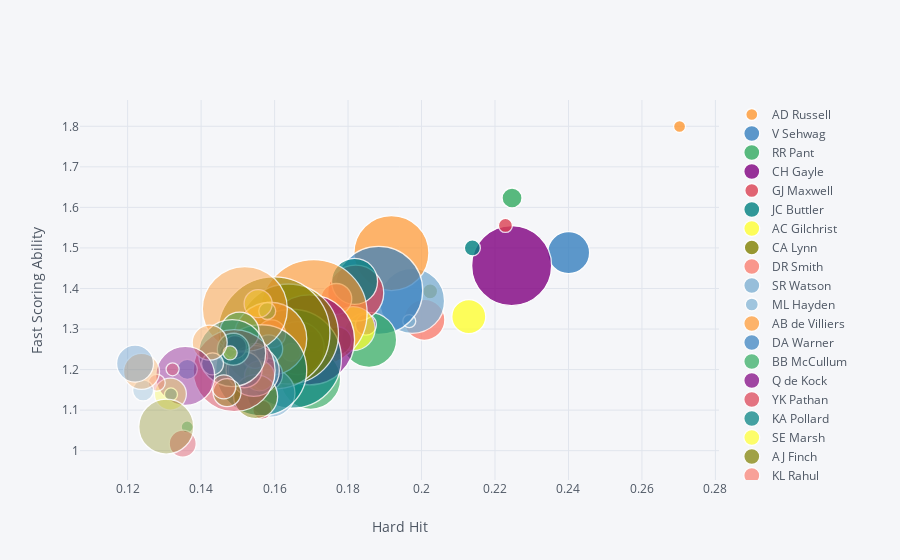

Notebook code cell kept with this figure:
### Code cell
hh = hard_hit(ball_data.copy())
fs = fast_scoring(ball_data.copy())
hh_100 = hh[hh['Number of Balls Faced']>800]
fs_100 = fs[fs['Number of Balls Faced']>800]
out = pd.merge(hh_100, fs_100, how='inner', on=['batsman','Number of Balls Faced'])

out.iplot(kind='bubble', x='Hard Hit', y='Fast Scoring', categories='batsman', size='Number of Balls Faced', text='batsman',
          xTitle='Hard Hit', yTitle='Fast Scoring Ability', filename='cufflinks/simple-bubble-chart')

### Figure 1 — Plotly figure (JSON) as saved in the notebook; plotly's stock layout.template omitted (floating-point values rounded to 4 significant figures)
{"data": [{"marker": {"color": "rgba(255, 153, 51, 1.0)", "line": {"width": 1.3}, "opacity": 0.8, "size": [12], "symbol": "circle"}, "mode": "markers", "name": "AD Russell", "text": ["AD Russell"], "textfont": {"color": "#4D5663"}, "type": "scatter", "uid": "1c297846-d3df-4f64-98de-58111cccfb6d", "x": [0.2702], "y": [1.8]}, {"marker": {"color": "rgba(55, 128, 191, 1.0)", "line": {"width": 1.3}, "opacity": 0.8, "size": [42], "symbol": "circle"}, "mode": "markers", "name": "V Sehwag", "text": ["V Sehwag"], "textfont": {"color": "#4D5663"}, "type": "scatter", "uid": "7dca1beb-1804-41de-b199-d4967d4b4077", "x": [0.24], "y": [1.488]}, {"marker": {"color": "rgba(50, 171, 96, 1.0)", "line": {"width": 1.3}, "opacity": 0.8, "size": [20], "symbol": "circle"}, "mode": "markers", "name": "RR Pant", "text": ["RR Pant"], "textfont": {"color": "#4D5663"}, "type": "scatter", "uid": "0a80822d-a020-4800-84d2-1735dbaca3e4", "x": [0.2246], "y": [1.623]}, {"marker": {"color": "rgba(128, 0, 128, 1.0)", "line": {"width": 1.3}, "opacity": 0.8, "size": [80], "symbol": "circle"}, "mode": "markers", "name": "CH Gayle", "text": ["CH Gayle"], "textfont": {"color": "#4D5663"}, "type": "scatter", "uid": "49ec8ee0-7831-421d-8276-91fec82220b4", "x": [0.2245], "y": [1.456]}, {"marker": {"color": "rgba(219, 64, 82, 1.0)", "line": {"width": 1.3}, "opacity": 0.8, "size": [14], "symbol": "circle"}, "mode": "markers", "name": "GJ Maxwell", "text": ["GJ Maxwell"], "textfont": {"color": "#4D5663"}, "type": "scatter", "uid": "8dce550b-ecb4-458c-bc1a-789a22aef54d", "x": [0.2228], "y": [1.555]}, {"marker": {"color": "rgba(0, 128, 128, 1.0)", "line": {"width": 1.3}, "opacity": 0.8, "size": [16], "symbol": "circle"}, "mode": "markers", "name": "JC Buttler", "text": ["JC Buttler"], "textfont": {"color": "#4D5663"}, "type": "scatter", "uid": "0cfe93fd-75cc-4456-9dc7-21377db0a6ea", "x": [0.2138], "y": [1.5]}, {"marker": {"color": "rgba(255, 255, 51, 1.0)", "line": {"width": 1.3}, "opacity": 0.8, "size": [34], "symbol": "circle"}, "mode": "markers", "name": "AC Gilchrist", "text": ["AC Gilchrist"], "textfont": {"color": "#4D5663"}, "type": "scatter", "uid": "a9874fce-566f-43ef-8bd5-a0362943e547", "x": [0.2129], "y": [1.331]}, {"marker": {"color": "rgba(128, 128, 0, 1.0)", "line": {"width": 1.3}, "opacity": 0.8, "size": [15], "symbol": "circle"}, "mode": "markers", "name": "CA Lynn", "text": ["CA Lynn"], "textfont": {"color": "#4D5663"}, "type": "scatter", "uid": "d635a5cf-bb81-40aa-933a-2458785af16a", "x": [0.2023], "y": [1.393]}, {"marker": {"color": "rgba(251, 128, 114, 1.0)", "line": {"width": 1.3}, "opacity": 0.8, "size": [41], "symbol": "circle"}, "mode": "markers", "name": "DR Smith", "text": ["DR Smith"], "textfont": {"color": "#4D5663"}, "type": "scatter", "uid": "260dd1d5-d198-473d-8c8e-693c42ed481f", "x": [0.2008], "y": [1.323]}, {"marker": {"color": "rgba(128, 177, 211, 1.0)", "line": {"width": 1.3}, "opacity": 0.8, "size": [65], "symbol": "circle"}, "mode": "markers", "name": "SR Watson", "text": ["SR Watson"], "textfont": {"color": "#4D5663"}, "type": "scatter", "uid": "9e48d6d6-849d-4bc0-bcd1-d9bbfa6c56ab", "x": [0.1974], "y": [1.369]}, {"marker": {"color": "rgba(128, 177, 211, 0.8999999999999999)", "line": {"width": 1.3}, "opacity": 0.8, "size": [13], "symbol": "circle"}, "mode": "markers", "name": "ML Hayden", "text": ["ML Hayden"], "textfont": {"color": "#4D5663"}, "type": "scatter", "uid": "528534d7-5cb6-4a2e-a6a8-4720ed383d5a", "x": [0.1967], "y": [1.319]}, {"marker": {"color": "rgba(255, 153, 51, 0.8999999999999999)", "line": {"width": 1.3}, "opacity": 0.8, "size": [75], "symbol": "circle"}, "mode": "markers", "name": "AB de Villiers", "text": ["AB de Villiers"], "textfont": {"color": "#4D5663"}, "type": "scatter", "uid": "7c2ee54e-89d2-4273-a43f-3d1848f8596e", "x": [0.1918], "y": [1.487]}, {"marker": {"color": "rgba(55, 128, 191, 0.8999999999999999)", "line": {"width": 1.3}, "opacity": 0.8, "size": [88], "symbol": "circle"}, "mode": "markers", "name": "DA Warner", "text": ["DA Warner"], "textfont": {"color": "#4D5663"}, "type": "scatter", "uid": "d5dcc527-81eb-438f-832e-c7ada0b9a870", "x": [0.1883], "y": [1.395]}, {"marker": {"color": "rgba(50, 171, 96, 0.8999999999999999)", "line": {"width": 1.3}, "opacity": 0.8, "size": [55], "symbol": "circle"}, "mode": "markers", "name": "BB McCullum", "text": ["BB McCullum"], "textfont": {"color": "#4D5663"}, "type": "scatter", "uid": "552a0962-28cc-4de4-8361-2849182a5b24", "x": [0.1857], "y": [1.273]}, {"marker": {"color": "rgba(128, 0, 128, 0.8999999999999999)", "line": {"width": 1.3}, "opacity": 0.8, "size": [21], "symbol": "circle"}, "mode": "markers", "name": "Q de Kock", "text": ["Q de Kock"], "textfont": {"color": "#4D5663"}, "type": "scatter", "uid": "4473d9c9-8fd5-4aa0-acb4-25ad6c618d56", "x": [0.1849], "y": [1.311]}, {"marker": {"color": "rgba(219, 64, 82, 0.8999999999999999)", "line": {"width": 1.3}, "opacity": 0.8, "size": [56], "symbol": "circle"}, "mode": "markers", "name": "YK Pathan", "text": ["YK Pathan"], "textfont": {"color": "#4D5663"}, "type": "scatter", "uid": "1f092f81-d7ad-4d4e-b1ae-dd45db03a949", "x": [0.1821], "y": [1.389]}, {"marker": {"color": "rgba(0, 128, 128, 0.8999999999999999)", "line": {"width": 1.3}, "opacity": 0.8, "size": [46], "symbol": "circle"}, "mode": "markers", "name": "KA Pollard", "text": ["KA Pollard"], "textfont": {"color": "#4D5663"}, "type": "scatter", "uid": "05e09fc0-f6ea-459e-81ed-e8ef1814dfa8", "x": [0.1818], "y": [1.418]}, {"marker": {"color": "rgba(255, 255, 51, 0.8999999999999999)", "line": {"width": 1.3}, "opacity": 0.8, "size": [44], "symbol": "circle"}, "mode": "markers", "name": "SE Marsh", "text": ["SE Marsh"], "textfont": {"color": "#4D5663"}, "type": "scatter", "uid": "b09f2cba-eadc-4aab-9662-f12789054e36", "x": [0.1814], "y": [1.301]}, {"marker": {"color": "rgba(128, 128, 0, 0.8999999999999999)", "line": {"width": 1.3}, "opacity": 0.8, "size": [28], "symbol": "circle"}, "mode": "markers", "name": "AJ Finch", "text": ["AJ Finch"], "textfont": {"color": "#4D5663"}, "type": "scatter", "uid": "9ddae8ef-d2a0-4d0b-9dd5-63db98810eda", "x": [0.1771], "y": [1.271]}, {"marker": {"color": "rgba(251, 128, 114, 0.8999999999999999)", "line": {"width": 1.3}, "opacity": 0.8, "size": [31], "symbol": "circle"}, "mode": "markers", "name": "KL Rahul", "text": ["KL Rahul"], "textfont": {"color": "#4D5663"}, "type": "scatter", "uid": "e5b97e13-5cc2-405a-99e9-40d296f35413", "x": [0.1768], "y": [1.374]}, {"marker": {"color": "rgba(251, 128, 114, 0.7999999999999998)", "line": {"width": 1.3}, "opacity": 0.8, "size": [14], "symbol": "circle"}, "mode": "markers", "name": "LMP Simmons", "text": ["LMP Simmons"], "textfont": {"color": "#4D5663"}, "type": "scatter", "uid": "2421a72d-3e45-4ddd-bf10-a65ee3b19d31", "x": [0.1743], "y": [1.229]}, {"marker": {"color": "rgba(128, 177, 211, 0.7999999999999998)", "line": {"width": 1.3}, "opacity": 0.8, "size": [12], "symbol": "circle"}, "mode": "markers", "name": "N Rana", "text": ["N Rana"], "textfont": {"color": "#4D5663"}, "type": "scatter", "uid": "542d7c81-f4ec-4d1c-8218-33605a4b07c9", "x": [0.1737], "y": [1.322]}, {"marker": {"color": "rgba(255, 153, 51, 0.7999999999999998)", "line": {"width": 1.3}, "opacity": 0.8, "size": [107], "symbol": "circle"}, "mode": "markers", "name": "SK Raina", "text": ["SK Raina"], "textfont": {"color": "#4D5663"}, "type": "scatter", "uid": "ce956aed-5654-4922-9a17-c5f3f6a1c87e", "x": [0.1706], "y": [1.339]}, {"marker": {"color": "rgba(55, 128, 191, 0.7999999999999998)", "line": {"width": 1.3}, "opacity": 0.8, "size": [22], "symbol": "circle"}, "mode": "markers", "name": "KK Nair", "text": ["KK Nair"], "textfont": {"color": "#4D5663"}, "type": "scatter", "uid": "f61cb159-e2a5-497a-8445-97db1fd99ebd", "x": [0.1698], "y": [1.267]}, {"marker": {"color": "rgba(50, 171, 96, 0.7999999999999998)", "line": {"width": 1.3}, "opacity": 0.8, "size": [60], "symbol": "circle"}, "mode": "markers", "name": "PA Patel", "text": ["PA Patel"], "textfont": {"color": "#4D5663"}, "type": "scatter", "uid": "6d47bc63-b46a-408f-9baf-4b7cc78dc5c3", "x": [0.1698], "y": [1.176]}, {"marker": {"color": "rgba(128, 0, 128, 0.7999999999999998)", "line": {"width": 1.3}, "opacity": 0.8, "size": [90], "symbol": "circle"}, "mode": "markers", "name": "RV Uthappa", "text": ["RV Uthappa"], "textfont": {"color": "#4D5663"}, "type": "scatter", "uid": "9ec8f824-8ff8-4d44-be83-009a91bfb53f", "x": [0.1695], "y": [1.273]}, {"marker": {"color": "rgba(219, 64, 82, 0.7999999999999998)", "line": {"width": 1.3}, "opacity": 0.8, "size": [53], "symbol": "circle"}, "mode": "markers", "name": "Yuvraj Singh", "text": ["Yuvraj Singh"], "textfont": {"color": "#4D5663"}, "type": "scatter", "uid": "88320484-9574-4f52-98f1-15fb94be55a2", "x": [0.1663], "y": [1.253]}, {"marker": {"color": "rgba(0, 128, 128, 0.7999999999999998)", "line": {"width": 1.3}, "opacity": 0.8, "size": [99], "symbol": "circle"}, "mode": "markers", "name": "S Dhawan", "text": ["S Dhawan"], "textfont": {"color": "#4D5663"}, "type": "scatter", "uid": "e8010c3f-6664-4db1-8dfc-238475aee3e8", "x": [0.1647], "y": [1.227]}, {"marker": {"color": "rgba(255, 255, 51, 0.7999999999999998)", "line": {"width": 1.3}, "opacity": 0.8, "size": [18], "symbol": "circle"}, "mode": "markers", "name": "MA Agarwal", "text": ["MA Agarwal"], "textfont": {"color": "#4D5663"}, "type": "scatter", "uid": "8415d367-a787-4b00-91dc-bdde9239859b", "x": [0.1646], "y": [1.242]}, {"marker": {"color": "rgba(128, 128, 0, 0.7999999999999998)", "line": {"width": 1.3}, "opacity": 0.8, "size": [100], "symbol": "circle"}, "mode": "markers", "name": "RG Sharma", "text": ["RG Sharma"], "textfont": {"color": "#4D5663"}, "type": "scatter", "uid": "046fa570-3305-4876-8d82-5da1fd4c4742", "x": [0.1638], "y": [1.288]}, {"marker": {"color": "rgba(128, 128, 0, 0.7)", "line": {"width": 1.3}, "opacity": 0.8, "size": [112], "symbol": "circle"}, "mode": "markers", "name": "V Kohli", "text": ["V Kohli"], "textfont": {"color": "#4D5663"}, "type": "scatter", "uid": "c031f764-d421-40a9-aa5c-e68483fad297", "x": [0.1598], "y": [1.29]}, {"marker": {"color": "rgba(251, 128, 114, 0.7)", "line": {"width": 1.3}, "opacity": 0.8, "size": [28], "symbol": "circle"}, "mode": "markers", "name": "WP Saha", "text": ["WP Saha"], "textfont": {"color": "#4D5663"}, "type": "scatter", "uid": "7a1d63a4-7981-4483-bba8-aaf3d65adc05", "x": [0.1592], "y": [1.288]}, {"marker": {"color": "rgba(128, 177, 211, 0.7)", "line": {"width": 1.3}, "opacity": 0.8, "size": [48], "symbol": "circle"}, "mode": "markers", "name": "SR Tendulkar", "text": ["SR Tendulkar"], "textfont": {"color": "#4D5663"}, "type": "scatter", "uid": "7aaffe8d-40b3-4e17-90ef-6017dc812c3a", "x": [0.159], "y": [1.142]}, {"marker": {"color": "rgba(255, 153, 51, 0.7)", "line": {"width": 1.3}, "opacity": 0.8, "size": [73], "symbol": "circle"}, "mode": "markers", "name": "KD Karthik", "text": ["KD Karthik"], "textfont": {"color": "#4D5663"}, "type": "scatter", "uid": "8da8d00a-b05e-42e3-a98a-f1fd9e548145", "x": [0.1588], "y": [1.276]}, {"marker": {"color": "rgba(55, 128, 191, 0.7)", "line": {"width": 1.3}, "opacity": 0.8, "size": [28], "symbol": "circle"}, "mode": "markers", "name": "SS Iyer", "text": ["SS Iyer"], "textfont": {"color": "#4D5663"}, "type": "scatter", "uid": "70d949f8-86f2-4d74-9f76-c446b346a5cd", "x": [0.1584], "y": [1.251]}, {"marker": {"color": "rgba(50, 171, 96, 0.7)", "line": {"width": 1.3}, "opacity": 0.8, "size": [17], "symbol": "circle"}, "mode": "markers", "name": "KS Williamson", "text": ["KS Williamson"], "textfont": {"color": "#4D5663"}, "type": "scatter", "uid": "6c251568-c151-425b-9cd9-6496d4f4aa5e", "x": [0.158], "y": [1.345]}, {"marker": {"color": "rgba(128, 0, 128, 0.7)", "line": {"width": 1.3}, "opacity": 0.8, "size": [33], "symbol": "circle"}, "mode": "markers", "name": "DPMD Jayawardene", "text": ["DPMD Jayawardene"], "textfont": {"color": "#4D5663"}, "type": "scatter", "uid": "a71deff8-3a9e-40f4-bb6e-913c5a686bee", "x": [0.1577], "y": [1.188]}, {"marker": {"color": "rgba(219, 64, 82, 0.7)", "line": {"width": 1.3}, "opacity": 0.8, "size": [19], "symbol": "circle"}, "mode": "markers", "name": "TM Dilshan", "text": ["TM Dilshan"], "textfont": {"color": "#4D5663"}, "type": "scatter", "uid": "62e4336c-ea93-46f7-b06c-298c8890bcb0", "x": [0.1566], "y": [1.101]}, {"marker": {"color": "rgba(0, 128, 128, 0.7)", "line": {"width": 1.3}, "opacity": 0.8, "size": [91], "symbol": "circle"}, "mode": "markers", "name": "G Gambhir", "text": ["G Gambhir"], "textfont": {"color": "#4D5663"}, "type": "scatter", "uid": "49e05d22-644e-443c-ad35-1c6259804f2e", "x": [0.1564], "y": [1.198]}, {"marker": {"color": "rgba(255, 255, 51, 0.7)", "line": {"width": 1.3}, "opacity": 0.8, "size": [30], "symbol": "circle"}, "mode": "markers", "name": "KC Sangakkara", "text": ["KC Sangakkara"], "textfont": {"color": "#4D5663"}, "type": "scatter", "uid": "1d55b0e8-8ea6-44d4-86f8-0f0783a98f04", "x": [0.1559], "y": [1.185]}, {"marker": {"color": "rgba(255, 255, 51, 0.5999999999999999)", "line": {"width": 1.3}, "opacity": 0.8, "size": [28], "symbol": "circle"}, "mode": "markers", "name": "DA Miller", "text": ["DA Miller"], "textfont": {"color": "#4D5663"}, "type": "scatter", "uid": "1df492fe-d509-4de6-83ed-91e4324d75d2", "x": [0.1555], "y": [1.363]}, {"marker": {"color": "rgba(128, 128, 0, 0.5999999999999999)", "line": {"width": 1.3}, "opacity": 0.8, "size": [44], "symbol": "circle"}, "mode": "markers", "name": "R Dravid", "text": ["R Dravid"], "textfont": {"color": "#4D5663"}, "type": "scatter", "uid": "82b2343e-20f6-48de-8cbf-aea8e4573466", "x": [0.1548], "y": [1.133]}, {"marker": {"color": "rgba(251, 128, 114, 0.5999999999999999)", "line": {"width": 1.3}, "opacity": 0.8, "size": [25], "symbol": "circle"}, "mode": "markers", "name": "Mandeep Singh", "text": ["Mandeep Singh"], "textfont": {"color": "#4D5663"}, "type": "scatter", "uid": "e1f56a6b-ce3f-4bbc-8a5b-da8a99818c6c", "x": [0.1547], "y": [1.234]}, {"marker": {"color": "rgba(128, 177, 211, 0.5999999999999999)", "line": {"width": 1.3}, "opacity": 0.8, "size": [51], "symbol": "circle"}, "mode": "markers", "name": "M Vijay", "text": ["M Vijay"], "textfont": {"color": "#4D5663"}, "type": "scatter", "uid": "c7d05322-18f7-45de-a1d9-97bc5c922078", "x": [0.1543], "y": [1.197]}, {"marker": {"color": "rgba(255, 153, 51, 0.5999999999999999)", "line": {"width": 1.3}, "opacity": 0.8, "size": [85], "symbol": "circle"}, "mode": "markers", "name": "MS Dhoni", "text": ["MS Dhoni"], "textfont": {"color": "#4D5663"}, "type": "scatter", "uid": "deb5e3f5-3f17-41eb-a236-905f6d710034", "x": [0.1519], "y": [1.349]}, {"marker": {"color": "rgba(55, 128, 191, 0.5999999999999999)", "line": {"width": 1.3}, "opacity": 0.8, "size": [36], "symbol": "circle"}, "mode": "markers", "name": "MEK Hussey", "text": ["MEK Hussey"], "textfont": {"color": "#4D5663"}, "type": "scatter", "uid": "dcda7342-400b-4d8d-899a-54e9d25b563e", "x": [0.1517], "y": [1.2]}, {"marker": {"color": "rgba(50, 171, 96, 0.5999999999999999)", "line": {"width": 1.3}, "opacity": 0.8, "size": [39], "symbol": "circle"}, "mode": "markers", "name": "SV Samson", "text": ["SV Samson"], "textfont": {"color": "#4D5663"}, "type": "scatter", "uid": "517fe1d3-ea92-4181-a02f-0a0cab52cf12", "x": [0.1505], "y": [1.293]}, {"marker": {"color": "rgba(128, 0, 128, 0.5999999999999999)", "line": {"width": 1.3}, "opacity": 0.8, "size": [23], "symbol": "circle"}, "mode": "markers", "name": "DJ Bravo", "text": ["DJ Bravo"], "textfont": {"color": "#4D5663"}, "type": "scatter", "uid": "da459886-ff64-463d-8083-e6748b6576bb", "x": [0.1492], "y": [1.256]}, {"marker": {"color": "rgba(219, 64, 82, 0.5999999999999999)", "line": {"width": 1.3}, "opacity": 0.8, "size": [82], "symbol": "circle"}, "mode": "markers", "name": "AM Rahane", "text": ["AM Rahane"], "textfont": {"color": "#4D5663"}, "type": "scatter", "uid": "b3323bfa-b397-4687-8357-ca206b3337c2", "x": [0.149], "y": [1.198]}, {"marker": {"color": "rgba(0, 128, 128, 0.5999999999999999)", "line": {"width": 1.3}, "opacity": 0.8, "size": [32], "symbol": "circle"}, "mode": "markers", "name": "F du Plessis", "text": ["F du Plessis"], "textfont": {"color": "#4D5663"}, "type": "scatter", "uid": "590401b3-cb19-42e7-ba6e-56874e306e07", "x": [0.1488], "y": [1.25]}, {"marker": {"color": "rgba(0, 128, 128, 0.49999999999999983)", "line": {"width": 1.3}, "opacity": 0.8, "size": [67], "symbol": "circle"}, "mode": "markers", "name": "AT Rayudu", "text": ["AT Rayudu"], "textfont": {"color": "#4D5663"}, "type": "scatter", "uid": "57484014-b5b7-4851-ae56-8ee00a8a30b5", "x": [0.1485], "y": [1.241]}, {"marker": {"color": "rgba(255, 255, 51, 0.49999999999999983)", "line": {"width": 1.3}, "opacity": 0.8, "size": [14], "symbol": "circle"}, "mode": "markers", "name": "KM Jadhav", "text": ["KM Jadhav"], "textfont": {"color": "#4D5663"}, "type": "scatter", "uid": "77f53554-19e6-4976-9c91-b47801ba73c0", "x": [0.1479], "y": [1.241]}, {"marker": {"color": "rgba(128, 128, 0, 0.49999999999999983)", "line": {"width": 1.3}, "opacity": 0.8, "size": [28], "symbol": "circle"}, "mode": "markers", "name": "NV Ojha", "text": ["NV Ojha"], "textfont": {"color": "#4D5663"}, "type": "scatter", "uid": "0d707a32-075f-4584-a1ee-c0e6c6c90c9c", "x": [0.1471], "y": [1.143]}, {"marker": {"color": "rgba(251, 128, 114, 0.49999999999999983)", "line": {"width": 1.3}, "opacity": 0.8, "size": [24], "symbol": "circle"}, "mode": "markers", "name": "S Badrinath", "text": ["S Badrinath"], "textfont": {"color": "#4D5663"}, "type": "scatter", "uid": "f2b03981-646c-4ff6-8ed6-5c25314e8ba4", "x": [0.1462], "y": [1.157]}, {"marker": {"color": "rgba(128, 177, 211, 0.49999999999999983)", "line": {"width": 1.3}, "opacity": 0.8, "size": [22], "symbol": "circle"}, "mode": "markers", "name": "BJ Hodge", "text": ["BJ Hodge"], "textfont": {"color": "#4D5663"}, "type": "scatter", "uid": "4b197036-2ff4-4ff6-8afc-7d478ea29fc0", "x": [0.1431], "y": [1.214]}, {"marker": {"color": "rgba(255, 153, 51, 0.49999999999999983)", "line": {"width": 1.3}, "opacity": 0.8, "size": [35], "symbol": "circle"}, "mode": "markers", "name": "SPD Smith", "text": ["SPD Smith"], "textfont": {"color": "#4D5663"}, "type": "scatter", "uid": "f9bb493e-6621-40a3-9eec-929a0b989d88", "x": [0.1423], "y": [1.267]}, {"marker": {"color": "rgba(55, 128, 191, 0.49999999999999983)", "line": {"width": 1.3}, "opacity": 0.8, "size": [20], "symbol": "circle"}, "mode": "markers", "name": "DJ Hussey", "text": ["DJ Hussey"], "textfont": {"color": "#4D5663"}, "type": "scatter", "uid": "fdce0052-8583-4fe5-9395-6548a6035e89", "x": [0.1362], "y": [1.201]}, {"marker": {"color": "rgba(50, 171, 96, 0.49999999999999983)", "line": {"width": 1.3}, "opacity": 0.8, "size": [12], "symbol": "circle"}, "mode": "markers", "name": "HH Gibbs", "text": ["HH Gibbs"], "textfont": {"color": "#4D5663"}, "type": "scatter", "uid": "3fa1866e-5458-46f9-a158-e794531646d5", "x": [0.1362], "y": [1.059]}, {"marker": {"color": "rgba(128, 0, 128, 0.49999999999999983)", "line": {"width": 1.3}, "opacity": 0.8, "size": [59], "symbol": "circle"}, "mode": "markers", "name": "MK Pandey", "text": ["MK Pandey"], "textfont": {"color": "#4D5663"}, "type": "scatter", "uid": "231d4148-220e-4677-af20-168d79d86593", "x": [0.1357], "y": [1.184]}, {"marker": {"color": "rgba(219, 64, 82, 0.49999999999999983)", "line": {"width": 1.3}, "opacity": 0.8, "size": [27], "symbol": "circle"}, "mode": "markers", "name": "SC Ganguly", "text": ["SC Ganguly"], "textfont": {"color": "#4D5663"}, "type": "scatter", "uid": "d4dd6cf9-067e-4b74-b5da-433e92374b74", "x": [0.135], "y": [1.017]}, {"marker": {"color": "rgba(219, 64, 82, 0.39999999999999974)", "line": {"width": 1.3}, "opacity": 0.8, "size": [13], "symbol": "circle"}, "mode": "markers", "name": "LRPL Taylor", "text": ["LRPL Taylor"], "textfont": {"color": "#4D5663"}, "type": "scatter", "uid": "54c26e55-0960-42c5-8126-589a10c17555", "x": [0.1322], "y": [1.201]}, {"marker": {"color": "rgba(0, 128, 128, 0.39999999999999974)", "line": {"width": 1.3}, "opacity": 0.8, "size": [13], "symbol": "circle"}, "mode": "markers", "name": "Y Venugopal Rao", "text": ["Y Venugopal Rao"], "textfont": {"color": "#4D5663"}, "type": "scatter", "uid": "be1f9edf-7e3b-41cb-bad1-aab4d49659e7", "x": [0.1318], "y": [1.139]}, {"marker": {"color": "rgba(255, 255, 51, 0.39999999999999974)", "line": {"width": 1.3}, "opacity": 0.8, "size": [32], "symbol": "circle"}, "mode": "markers", "name": "MK Tiwary", "text": ["MK Tiwary"], "textfont": {"color": "#4D5663"}, "type": "scatter", "uid": "d39465af-0eae-40be-9035-3da090f74fee", "x": [0.1316], "y": [1.14]}, {"marker": {"color": "rgba(128, 128, 0, 0.39999999999999974)", "line": {"width": 1.3}, "opacity": 0.8, "size": [55], "symbol": "circle"}, "mode": "markers", "name": "JH Kallis", "text": ["JH Kallis"], "textfont": {"color": "#4D5663"}, "type": "scatter", "uid": "d957e8ee-ca58-40a5-913d-19542f3491bb", "x": [0.1305], "y": [1.059]}, {"marker": {"color": "rgba(251, 128, 114, 0.39999999999999974)", "line": {"width": 1.3}, "opacity": 0.8, "size": [17], "symbol": "circle"}, "mode": "markers", "name": "IK Pathan", "text": ["IK Pathan"], "textfont": {"color": "#4D5663"}, "type": "scatter", "uid": "b3441f02-d9b4-4639-8e17-cebfe4d4fd12", "x": [0.1279], "y": [1.168]}, {"marker": {"color": "rgba(128, 177, 211, 0.39999999999999974)", "line": {"width": 1.3}, "opacity": 0.8, "size": [21], "symbol": "circle"}, "mode": "markers", "name": "SS Tiwary", "text": ["SS Tiwary"], "textfont": {"color": "#4D5663"}, "type": "scatter", "uid": "aed21aba-37a8-4ddc-9d05-5be94aab7b63", "x": [0.1242], "y": [1.149]}, {"marker": {"color": "rgba(255, 153, 51, 0.39999999999999974)", "line": {"width": 1.3}, "opacity": 0.8, "size": [36], "symbol": "circle"}, "mode": "markers", "name": "RA Jadeja", "text": ["RA Jadeja"], "textfont": {"color": "#4D5663"}, "type": "scatter", "uid": "26412386-bf9e-4c8b-a6f0-7f9cbf149f8a", "x": [0.1238], "y": [1.195]}, {"marker": {"color": "rgba(55, 128, 191, 0.39999999999999974)", "line": {"width": 1.3}, "opacity": 0.8, "size": [37], "symbol": "circle"}, "mode": "markers", "name": "JP Duminy", "text": ["JP Duminy"], "textfont": {"color": "#4D5663"}, "type": "scatter", "uid": "e1c3692e-c0c2-404a-b142-b871bb6b7e85", "x": [0.122], "y": [1.215]}], "layout": {"legend": {"bgcolor": "#F5F6F9", "font": {"color": "#4D5663"}}, "paper_bgcolor": "#F5F6F9", "plot_bgcolor": "#F5F6F9", "title": {"font": {"color": "#4D5663"}}, "xaxis": {"gridcolor": "#E1E5ED", "showgrid": true, "tickfont": {"color": "#4D5663"}, "title": {"font": {"color": "#4D5663"}, "text": "Hard Hit"}, "zerolinecolor": "#E1E5ED"}, "yaxis": {"gridcolor": "#E1E5ED", "showgrid": true, "tickfont": {"color": "#4D5663"}, "title": {"font": {"color": "#4D5663"}, "text": "Fast Scoring Ability"}, "zerolinecolor": "#E1E5ED"}}}
